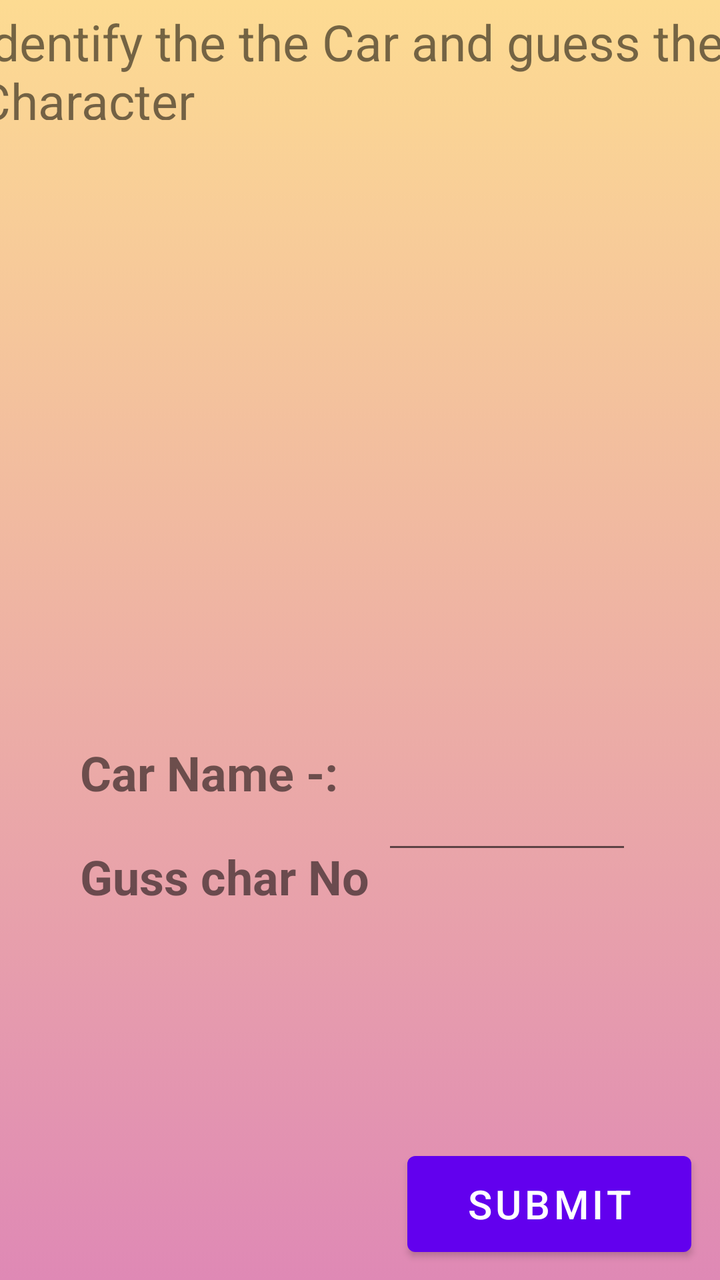
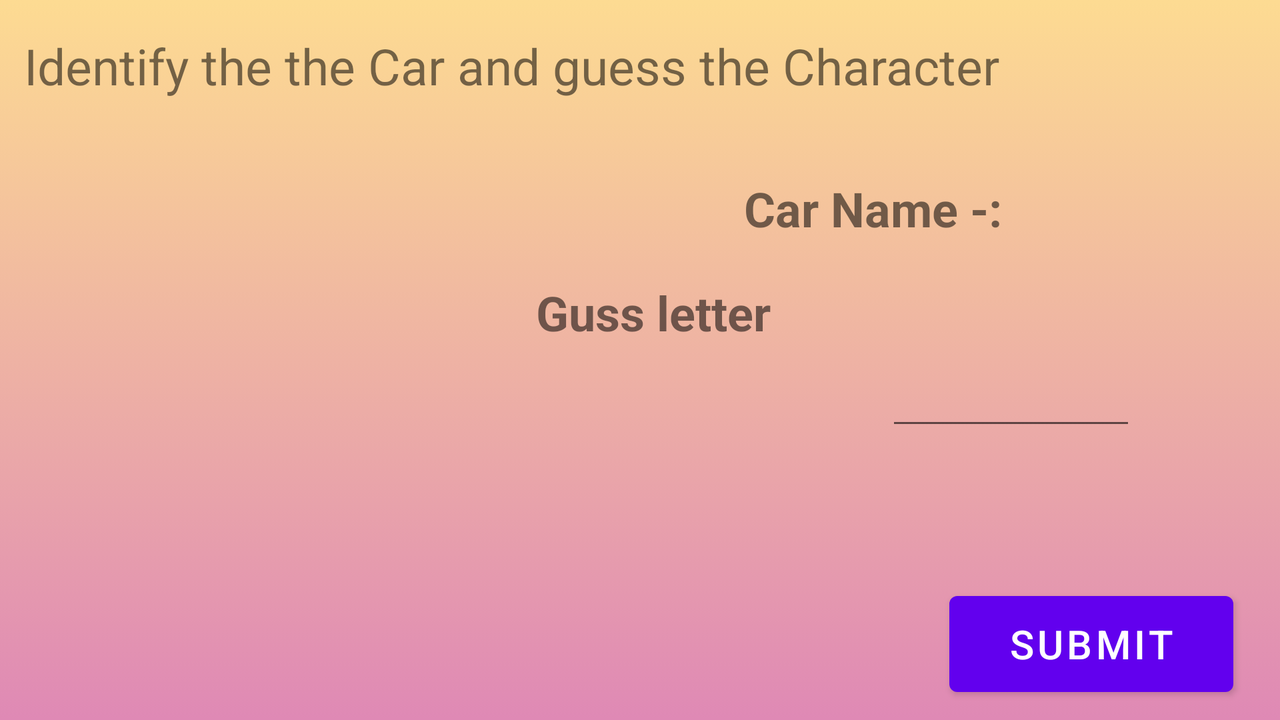

The same Android screen from two of the app's own layout files: first res/layout/ as a phone draws it, then the repository's variant for another configuration, drawn on a device whose configuration selects that folder. Both files follow.
<!-- AndroidManifest.xml: application theme Theme.CourseWork -->
<!-- res/layout/activity_car_hints.xml -->
<?xml version="1.0" encoding="utf-8"?>
<androidx.constraintlayout.widget.ConstraintLayout xmlns:android="http://schemas.android.com/apk/res/android"
    xmlns:app="http://schemas.android.com/apk/res-auto"
    xmlns:tools="http://schemas.android.com/tools"
    android:layout_width="match_parent"
    android:layout_height="match_parent"
    tools:context=".CarHints"
        android:background="@drawable/background">


        <TextView
            android:id="@+id/topic"
            android:layout_width="383dp"
            android:layout_height="56dp"
            android:layout_marginTop="4dp"
            android:text="Identify the the Car and guess the Character"
            android:textSize="25sp"
            app:layout_constraintEnd_toEndOf="parent"
            app:layout_constraintStart_toStartOf="parent"
            app:layout_constraintTop_toTopOf="parent" />

        <ImageView
            android:id="@+id/imageView"
            android:layout_width="407dp"
            android:layout_height="282dp"
            android:layout_marginStart="8dp"
            android:layout_marginLeft="8dp"
            android:layout_marginTop="8dp"
            app:layout_constraintEnd_toEndOf="parent"
            app:layout_constraintHorizontal_bias="1.0"
            app:layout_constraintStart_toStartOf="parent"
            app:layout_constraintTop_toBottomOf="@+id/topic"
            app:srcCompat="@mipmap/ic_launcher" />

        <TextView
            android:id="@+id/textView"
            android:layout_width="174dp"
            android:layout_height="37dp"
            android:layout_marginStart="40dp"
            android:layout_marginLeft="40dp"
            android:layout_marginTop="20dp"
            android:text="Car Name -:"
            android:textSize="24sp"
            android:textStyle="bold"
            app:layout_constraintStart_toStartOf="parent"
            app:layout_constraintTop_toBottomOf="@+id/imageView" />

        <TextView
            android:id="@+id/letters"
            android:layout_width="131dp"
            android:layout_height="35dp"
            android:layout_marginVertical="30dp"
            android:layout_marginBottom="68dp"
            android:text=""
            android:textSize="24sp"
            app:layout_constraintBottom_toTopOf="@+id/characters"
            app:layout_constraintEnd_toEndOf="parent"
            app:layout_constraintHorizontal_bias="0.424"
            app:layout_constraintStart_toEndOf="@+id/textView"
            app:layout_constraintTop_toBottomOf="@+id/imageView" />

        <TextView
            android:id="@+id/textViewguss"
            android:layout_width="wrap_content"
            android:layout_height="wrap_content"
            android:layout_marginVertical="15dp"
            android:layout_marginStart="40dp"
            android:layout_marginLeft="40dp"
            android:layout_marginTop="12dp"
            android:text="Guss char No"
            android:textSize="24sp"
            android:textStyle="bold"
            app:layout_constraintEnd_toStartOf="@+id/characters"
            app:layout_constraintHorizontal_bias="0.0"
            app:layout_constraintStart_toStartOf="parent"
            app:layout_constraintTop_toBottomOf="@+id/textView" />

        <EditText
            android:id="@+id/characters"
            android:layout_width="125dp"
            android:layout_height="41dp"
            android:layout_marginEnd="44dp"
            android:layout_marginRight="44dp"
            android:layout_marginBottom="208dp"
            android:layout_weight="1"
            android:ems="10"
            android:inputType="textPersonName"
            android:text=""
            app:layout_constraintBottom_toBottomOf="parent"
            app:layout_constraintEnd_toEndOf="parent" />

        <TextView
            android:id="@+id/correctName"
            android:layout_width="144dp"
            android:layout_height="88dp"
            android:layout_marginTop="36dp"
            android:text=""
            android:textColor="@android:color/holo_blue_dark"
            android:textSize="30sp"
            android:textStyle="bold"
            app:layout_constraintBottom_toTopOf="@+id/btnsubmit"
            app:layout_constraintEnd_toEndOf="parent"
            app:layout_constraintHorizontal_bias="0.186"
            app:layout_constraintStart_toStartOf="parent"
            app:layout_constraintTop_toBottomOf="@+id/textViewguss"
            app:layout_constraintVertical_bias="0.0" />

        <TextView
            android:id="@+id/mark"
            android:layout_width="210dp"
            android:layout_height="82dp"
            android:layout_marginVertical="25dp"
            android:layout_marginBottom="88dp"
            android:text=""
            android:textColor="@android:color/black"
            android:textSize="30sp"
            android:textStyle="bold"
            app:layout_constraintBottom_toBottomOf="parent"
            app:layout_constraintEnd_toEndOf="parent"
            app:layout_constraintHorizontal_bias="0.079"
            app:layout_constraintStart_toStartOf="parent"
            app:layout_constraintTop_toBottomOf="@+id/imageView"
            app:layout_constraintVertical_bias="0.825" />

        <Button
            android:id="@+id/btnsubmit"
            android:layout_width="142dp"
            android:layout_height="60dp"
            android:layout_marginStart="8dp"
            android:layout_marginLeft="8dp"
            android:layout_marginEnd="8dp"
            android:layout_marginRight="8dp"
            android:layout_marginBottom="8dp"
            android:text="Submit"
            android:textColor="#FFFFFF"
            android:textSize="20sp"
            app:layout_constraintBottom_toBottomOf="parent"
            app:layout_constraintEnd_toEndOf="parent"
            app:layout_constraintHorizontal_bias="0.968"
            app:layout_constraintStart_toStartOf="parent" />

        <TextView
            android:id="@+id/timer2"
            android:layout_width="54dp"
            android:layout_height="68dp"
            android:layout_weight="1"
            android:gravity="right"
            android:textSize="20sp"
            app:layout_constraintBottom_toTopOf="@+id/btnsubmit"
            app:layout_constraintEnd_toEndOf="parent"
            app:layout_constraintHorizontal_bias="0.464"
            app:layout_constraintStart_toEndOf="@+id/mark"
            app:layout_constraintTop_toTopOf="@+id/characters"
            app:layout_constraintVertical_bias="0.876" />



</androidx.constraintlayout.widget.ConstraintLayout>
<!-- resources referenced by this layout -->
<resources>
  <!-- drawable background (drawable) -->
  <?xml version="1.0" encoding="utf-8"?>
  <selector xmlns:android="http://schemas.android.com/apk/res/android">
      <item>
          <shape>
              <gradient android:angle="90"
                  android:startColor="#df89b5"
                  android:endColor="#fddb92"
                  android:type="linear">
  
              </gradient>
          </shape>
      </item>
  </selector>
  <style name="Theme.CourseWork" parent="Theme.MaterialComponents.DayNight.DarkActionBar">
          
          <item name="colorPrimary">@color/purple_500</item>
          <item name="colorPrimaryVariant">@color/purple_700</item>
          <item name="colorOnPrimary">@color/white</item>
          
          <item name="colorSecondary">@color/teal_200</item>
          <item name="colorSecondaryVariant">@color/teal_700</item>
          <item name="colorOnSecondary">@color/black</item>
          
          <item name="android:statusBarColor" tools:targetApi="l">?attr/colorPrimaryVariant</item>
          
      </style>
</resources>
<!-- res/layout-land/activity_car_hints.xml (the repository's variant of the layout above) -->
<!-- drawn on the phone turned sideways -->
<?xml version="1.0" encoding="utf-8"?>
<androidx.constraintlayout.widget.ConstraintLayout xmlns:android="http://schemas.android.com/apk/res/android"
    xmlns:app="http://schemas.android.com/apk/res-auto"
    xmlns:tools="http://schemas.android.com/tools"
    android:layout_width="match_parent"
    android:layout_height="match_parent"
    tools:context=".CarHints"
        android:background="@drawable/background">


        <TextView
            android:id="@+id/topic"
            android:layout_width="530dp"
            android:layout_height="42dp"
            android:layout_marginTop="16dp"
            android:text="Identify the the Car and guess the Character"
            android:textSize="25sp"
            app:layout_constraintEnd_toEndOf="parent"
            app:layout_constraintHorizontal_bias="0.11"
            app:layout_constraintStart_toStartOf="parent"
            app:layout_constraintTop_toTopOf="parent" />

        <ImageView
            android:id="@+id/imageView"
            android:layout_width="319dp"
            android:layout_height="141dp"
            android:layout_marginStart="8dp"
            android:layout_marginLeft="8dp"
            android:layout_marginTop="8dp"
            app:layout_constraintEnd_toEndOf="parent"
            app:layout_constraintHorizontal_bias="0.068"
            app:layout_constraintStart_toStartOf="parent"
            app:layout_constraintTop_toBottomOf="@+id/topic"
            app:srcCompat="@mipmap/ic_launcher" />

        <TextView
            android:id="@+id/textView"
            android:layout_width="174dp"
            android:layout_height="37dp"
            android:layout_marginStart="372dp"
            android:layout_marginLeft="372dp"
            android:layout_marginTop="88dp"
            android:text="Car Name -:"
            android:textSize="24sp"
            android:textStyle="bold"
            app:layout_constraintStart_toStartOf="parent"
            app:layout_constraintTop_toTopOf="parent" />

        <TextView
            android:id="@+id/letters"
            android:layout_width="131dp"
            android:layout_height="35dp"
            android:layout_marginVertical="30dp"
            android:layout_marginTop="76dp"
            android:layout_marginBottom="51dp"
            android:text=""
            android:textSize="24sp"
            app:layout_constraintBottom_toTopOf="@+id/characters"
            app:layout_constraintEnd_toEndOf="parent"
            app:layout_constraintHorizontal_bias="0.421"
            app:layout_constraintStart_toEndOf="@+id/textView"
            app:layout_constraintTop_toBottomOf="@+id/timer2" />

        <TextView
            android:id="@+id/textViewguss"
            android:layout_width="wrap_content"
            android:layout_height="wrap_content"
            android:layout_marginVertical="15dp"
            android:layout_marginTop="24dp"
            android:text="Guss letter "
            android:textSize="24sp"
            android:textStyle="bold"
            app:layout_constraintEnd_toStartOf="@+id/characters"
            app:layout_constraintHorizontal_bias="0.838"
            app:layout_constraintStart_toStartOf="parent"
            app:layout_constraintTop_toBottomOf="@+id/textView" />

        <EditText
            android:id="@+id/characters"
            android:layout_width="125dp"
            android:layout_height="41dp"
            android:layout_marginEnd="72dp"
            android:layout_marginRight="72dp"
            android:layout_marginBottom="72dp"
            android:layout_weight="1"
            android:ems="10"
            android:inputType="textPersonName"
            android:text=""
            app:layout_constraintBottom_toTopOf="@+id/btnsubmit"
            app:layout_constraintEnd_toEndOf="parent"
            app:layout_constraintHorizontal_bias="1.0"
            app:layout_constraintStart_toEndOf="@+id/textView" />

        <TextView
            android:id="@+id/correctName"
            android:layout_width="294dp"
            android:layout_height="91dp"
            android:text=""
            android:textAlignment="center"
            android:textColor="@android:color/holo_blue_dark"
            android:textSize="25sp"
            android:textStyle="bold"
            app:layout_constraintBottom_toBottomOf="parent"
            app:layout_constraintEnd_toEndOf="parent"
            app:layout_constraintHorizontal_bias="0.079"
            app:layout_constraintStart_toStartOf="parent"
            app:layout_constraintTop_toBottomOf="@+id/imageView"
            app:layout_constraintVertical_bias="0.831" />

        <TextView
            android:id="@+id/mark"
            android:layout_width="214dp"
            android:layout_height="47dp"
            android:layout_marginVertical="25dp"
            android:text=""
            android:textColor="@android:color/black"
            android:textSize="30sp"
            android:textStyle="bold"
            app:layout_constraintBottom_toBottomOf="parent"
            app:layout_constraintEnd_toEndOf="parent"
            app:layout_constraintHorizontal_bias="0.171"
            app:layout_constraintStart_toEndOf="@+id/correctName"
            app:layout_constraintTop_toBottomOf="@+id/textView"
            app:layout_constraintVertical_bias="0.868" />

        <Button
            android:id="@+id/btnsubmit"
            android:layout_width="142dp"
            android:layout_height="60dp"
            android:layout_marginStart="8dp"
            android:layout_marginLeft="8dp"
            android:layout_marginEnd="8dp"
            android:layout_marginRight="8dp"
            android:layout_marginBottom="8dp"
            android:text="Submit"
            android:textColor="#FFFFFF"
            android:textSize="20sp"
            app:layout_constraintBottom_toBottomOf="parent"
            app:layout_constraintEnd_toEndOf="parent"
            app:layout_constraintHorizontal_bias="0.968"
            app:layout_constraintStart_toStartOf="parent" />

        <TextView
            android:id="@+id/timer2"
            android:layout_width="54dp"
            android:layout_height="68dp"
            android:layout_marginTop="28dp"
            android:layout_marginEnd="60dp"
            android:layout_marginRight="60dp"
            android:layout_weight="1"
            android:gravity="right"
            android:textSize="20sp"
            app:layout_constraintEnd_toEndOf="parent"
            app:layout_constraintHorizontal_bias="0.996"
            app:layout_constraintStart_toEndOf="@+id/topic"
            app:layout_constraintTop_toTopOf="parent" />


</androidx.constraintlayout.widget.ConstraintLayout>
